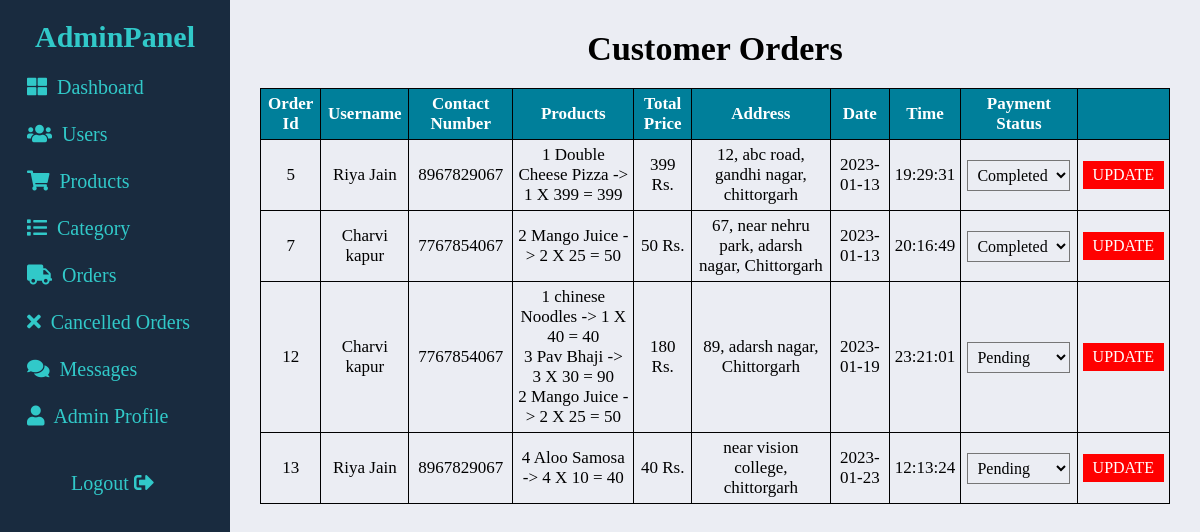
Before: /admin/orders.php (signed in) with the older database file.
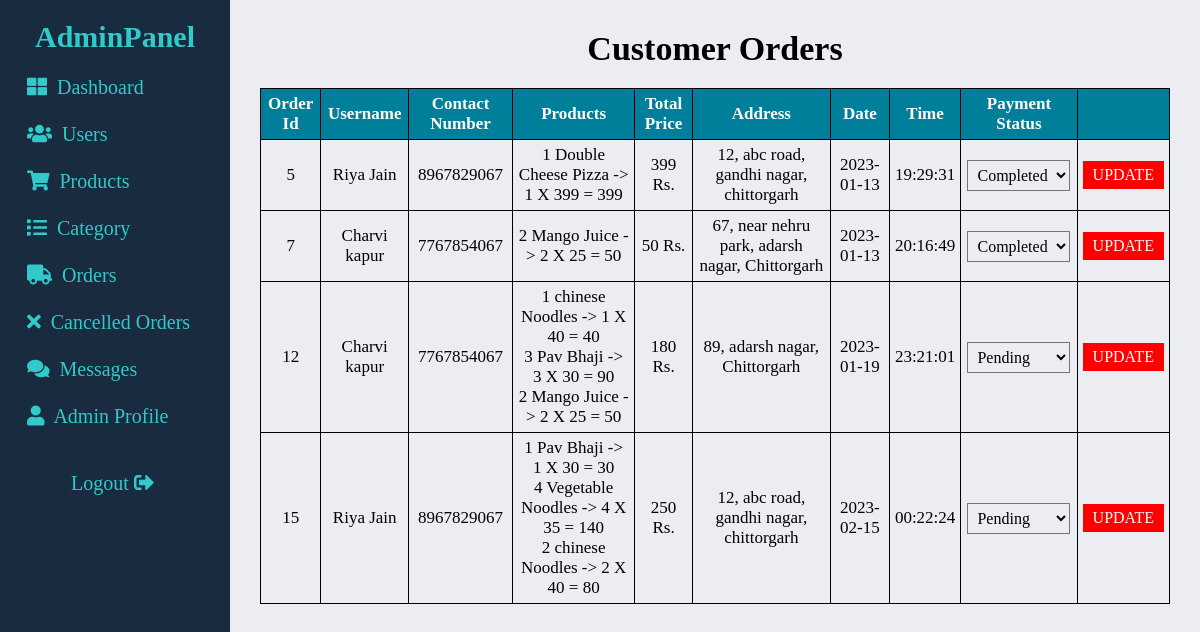
After: the same page with the newer database file.
### tables this page shows
CREATE TABLE `orders` (
  `id` int(5) NOT NULL,
  `user_id` int(5) NOT NULL,
  `name` varchar(35) NOT NULL,
  `mobile_number` varchar(10) NOT NULL,
  `email` varchar(35) NOT NULL,
  `method` varchar(35) NOT NULL,
  `address` varchar(250) NOT NULL,
  `total_price` int(10) NOT NULL,
  `date` date NOT NULL DEFAULT current_timestamp(),
  `time` time NOT NULL DEFAULT current_timestamp(),
  `payment_status` varchar(35) NOT NULL DEFAULT 'Pending'
);

CREATE TABLE `ordered_items` (
  `id` int(5) NOT NULL,
  `user_id` int(5) NOT NULL,
  `name` varchar(35) NOT NULL,
  `quantity` int(20) NOT NULL,
  `price` int(5) NOT NULL,
  `time` time NOT NULL DEFAULT current_timestamp(),
  `date` date NOT NULL DEFAULT current_timestamp()
);

### admin/orders.php (the view, shortened to what this page needs)
<!DOCTYPE html>
<html lang="en">
<head>
    <link rel="stylesheet" href="css/orders.css">
</head>
<body>
    <?php
    include 'navbar.php';
    ?>
    <main class="main">
        <h1>Customer Orders</h1>
        <br>
            <table class="order_table">
                <thead>
                    <th>Order Id</th>
                    <th>Username</th>
                    <th>Contact Number</th>
                    <th>Products</th>
                    <th>Total Price</th>
                    <th>Address</th>
                    <th>Date</th>
                    <th>Time</th>
                    <th>Payment Status</th>
                    <th></th>
                </thead>
                <?php
                  $sql = "select * from orders";
                  $result = mysqli_query($con, $sql) or die("query unsuccessful!");
                  $num = mysqli_num_rows($result);
                  if ($num > 0) {
                ?>
                <tbody>
                     <?php
                        while ($row = mysqli_fetch_assoc($result)) {
                        ?>
                    <form action="orders.php" method="post">
                        <tr>
                        <td><?php echo $row['id'] ?></td>
                        <td><?php echo $row['name'] ?></td>
                        <td><?php echo $row['mobile_number'] ?></td>
                        <?php
                          $date = $row['date'];
                          $time = $row['time'];
                          $uid = $row['user_id'];
                          $sql = "select * from `ordered_items` where `user_id` = $uid and date = '$date' and time = '$time'";
                          $res = mysqli_query($con, $sql);
                          echo '<td>';
                          while($rowData = mysqli_fetch_assoc($res)){
                              echo $rowData['quantity'] .' '. $rowData['name'] .' -> '. $rowData['quantity'] .' X ' . $rowData['price'] .' = '. $rowData['quantity']*$rowData['price'] .'<br>';
                          }
                          echo '</td>';
                        ?>
                        <td><?php echo $row['total_price'].' Rs.' ?></td>
                        <td><?php echo $row['address'] ?></td>
                        <td><?php echo $date ?></td>
                        <td><?php echo $time ?></td>
                        <?php
                            $status = $row['payment_status'];
                        ?>
                        <td>
                            <select name="payment_status" class="status">
                                <option value="<?php echo $status?>" selected><?php echo $status; ?></option>
                            </select>
                        </td>
                        <td><button class="btn" name="update_status" type="submit">Update</button>
                        </td>
                        </tr>
                    </form>
                    <?php
                        }
                        ?>
                </tbody>
                <?php
                }
                ?>
            </table>
    </main>
</body>
</html>

### admin/navbar.php (shortened to what this page needs)
<link href="../css/css/fontawesome.css" rel="stylesheet">
<link href="../css/css/brands.css" rel="stylesheet">
<link href="../css/css/solid.css" rel="stylesheet">
<link rel="stylesheet" href="css/navbar.css">
<header class="header">
    <section class="flex">
        <a href="dashboard.php" class="logo"><h2>AdminPanel</h2></a>
        <nav class="navbar">
            <a href="dashboard.php"><i class="fas fa-th-large"></i> Dashboard</a>
            <a href="users.php"><i class="fas fa-users"></i> Users</a>
            <a href="product.php"><i class="fas fa-shopping-cart"></i> Products</a>
            <a href="category.php"><i class="fas fa-list"></i> Category</a>
            <a href="orders.php"><i class="fas fa-truck"></i> Orders</a>
            <a href="canceled.php"><i class="fas fa-times"></i> Cancelled Orders</a>
            <a href="messages.php"><i class="fas fa-comments"></i> Messages</a>
            <a href="adminprofile.php"><i class="fas fa-user"></i> Admin Profile</a>
        </nav>
        <div class="flex-btns">
            <a href="adminlogout.php" onclick="return confirm('Are you sure you want to logged out?');">Logout <i class="fas fa-sign-out-alt"></i></a>
        </div>
    </section>
</header>

### admin/css/orders.css (style rules this page uses)
.main { min-height: 100vh; text-align: center; padding: 30px; background-color: var(--body); font-size: 17px; }
.order_table { margin: auto; }
.order_table thead { background-color: var(--special); color: var(--white); }
.order_table, th, td { border: 1px solid var(--black); border-collapse: collapse; padding: 5px; }
.status { padding: 5px; font-size: 16px; background-color: transparent; }
.btn { background-color: var(--danger); padding: 5px 10px; font-size: 16px; border: none; color: var(--white); }

### css/css/solid.css (style rules this page uses)
.fa, .fas { font-family: 'Font Awesome 5 Free'; font-weight: 900; }

### admin/css/navbar.css (style rules this page uses)
:root { --main-color: gold; --white: #fff; --black: #000; --danger: red; --footer: #262d34; --body: #ebedf3; --light-color: #777; --admin : #192b3f; --color : #31c9c9; --special : #007f9a; }
* { box-sizing: border-box; margin: 0; padding: 0; text-decoration: none; font-family: Cambria, Times, 'Times New Roman', serif; }
body { font-size: 20px; }
.btn { cursor: pointer; text-transform: uppercase; }
.header { background-color: var(--admin); min-height: 100vh; width: 230px; position: fixed; }
.main { margin-left: 230px; }
.flex { display: flex; flex-direction: column; margin: 20px 10px; text-align: center; }
.navbar, .flex-btns { display: flex; flex-direction: column; margin: 10px 5px; text-align: left; }
.navbar a, .flex-btns a { padding: 12px; }
.navbar a i, .flex-btns a i { margin-right: 5px; }
.flex a { color: var(--color); }
.flex-btns { bottom: 0; text-align: center; }

Changed rows visible on the page:
removed orders: id "13", name "Riya Jain", mobile_number "8967829067", total_price "40", address "near vision college, chittorgarh", date "2023-01-23", time "12:13:24", payment_status "Pending"
removed ordered_items: quantity "4", name "Aloo Samosa", price "10", $rowData['quantity']*$rowData['price'] "40", shown under "13"
added orders: id "15", name "Riya Jain", mobile_number "8967829067", total_price "250", address "12, abc road, gandhi nagar, chittorgarh", date "2023-02-15", time "00:22:24", payment_status "Pending"
added ordered_items: quantity "1", name "Pav Bhaji", price "30", $rowData['quantity']*$rowData['price'] "30", shown under "15"
added ordered_items: quantity "4", name "Vegetable Noodles", price "35", $rowData['quantity']*$rowData['price'] "140", shown under "15"
added ordered_items: quantity "2", name "chinese Noodles", price "40", $rowData['quantity']*$rowData['price'] "80", shown under "15"
